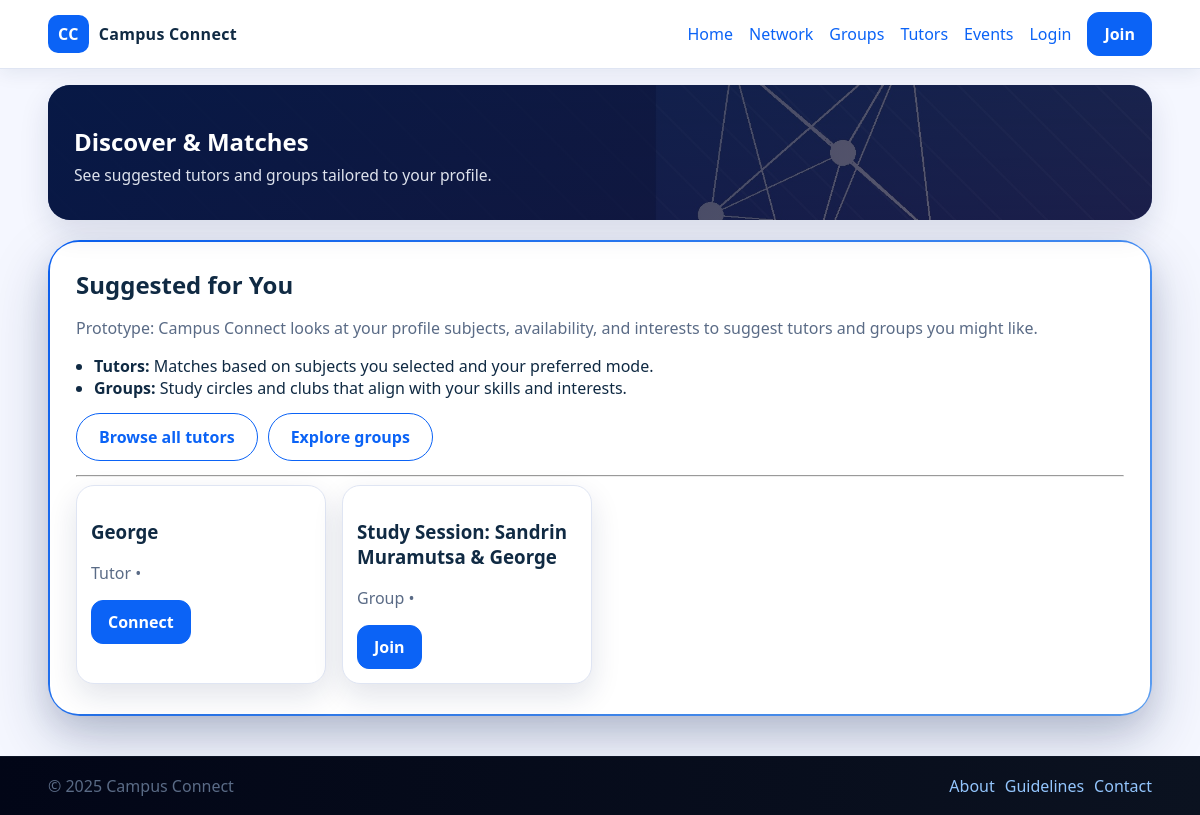
Page /network/ on the committed database.
### api/models.py (models this page shows, shortened)
class Profile(models.Model):
    user = models.OneToOneField(User, on_delete=models.CASCADE)
    phone = models.CharField(max_length=20, blank=True, null=True)
    bio = models.TextField(blank=True, null=True)
    skills = models.CharField(max_length=255, blank=True, null=True)
    is_tutor = models.BooleanField(default=False) # Checkbox: "I want to be a tutor"

class Group(models.Model):
    name = models.CharField(max_length=200)
    focus = models.CharField(max_length=100, help_text="e.g. Computer Science, Math, Design")
    description = models.TextField()
    members = models.ManyToManyField(User, related_name='joined_groups', blank=True)
    created_at = models.DateTimeField(auto_now_add=True)

### api/views.py (the view)
# urls.py: path('network/', views.network, name='network'),
def network(request):
    suggested_tutors = Profile.objects.filter(is_tutor=True).select_related('user')[:3]
    suggested_groups = Group.objects.all()[:3]
    context = {
        'tutors': suggested_tutors,
        'groups': suggested_groups,
    }
    return render(request, 'network.html', context)

### templates/network.html
{% extends 'base.html' %}
{% load static %}
{% block content %}
  <section class="page-title hero-page hero-network">
    <h1>Discover & Matches</h1>
    <p>See suggested tutors and groups tailored to your profile.</p>
  </section>
  <section class="network-shell">
    <div class="card network-panel">
      <h2>Suggested for You</h2>
      <p class="muted">
        Prototype: Campus Connect looks at your profile subjects, availability, and interests
        to suggest tutors and groups you might like.
      </p>
      <ul class="list">
        <li><b>Tutors:</b> Matches based on subjects you selected and your preferred mode.</li>
        <li><b>Groups:</b> Study circles and clubs that align with your skills and interests.</li>
      </ul>
      <div class="row" style="margin-top:10px;margin-bottom:14px;">
        <a class="button outline" href="{% url 'tutors' %}">Browse all tutors</a>
        <a class="button outline" href="{% url 'groups' %}">Explore groups</a>
      </div>
      <hr />
      <div class="grid cards">
        {% for tutor in tutors %}
        <div class="card">
            <h3>{{ tutor.user.first_name|default:tutor.user.username }}</h3>
            <p class="muted">Tutor • {{ tutor.subject }}</p>
            <a href="{% url 'connect_student' tutor.user.id %}" class="button">Connect</a>
        </div>
        {% empty %}
            <p>No new tutor matches found.</p>
        {% endfor %}
        {% for group in groups %}
        <div class="card">
            <h3>{{ group.name }}</h3>
            <p class="muted">Group • {{ group.focus }}</p>
            <a href="{% url 'group_detail' group.id %}" class="button">Join</a>
        </div>
        {% endfor %}
        </div>
    </div>
  </section>
{% endblock %}

### static/styles.css (style rules this page uses)
:root { --bg:#f5f7ff; --text:#102a43; --muted:#5a6b86; --primary:#e50444; --primary-600:#b40637; --ok:#0bd2d6; --warn:#f59f00; --danger:#e03131; --surface:#ffffff; --border:#dfe5f3; --shadow:0 12px 30px rgba(15,35,80,.12); --radius:18px; --pad:14px; }
* { box-sizing:border-box }
html,body { margin:0;padding:0;background:var(--bg);color:var(--text);font-family:system-ui,-apple-system,Segoe UI,Roboto,Ubuntu,'Helvetica Neue',Arial }
a { color:var(--primary);text-decoration:none }
.button { display:inline-block;padding:10px 16px;border-radius:12px;background:var(--primary);color:#fff;border:1px solid var(--primary);cursor:pointer;font-weight:700 }
.button.outline { background:transparent;color:var(--primary);border:1px solid var(--primary) }
.card { background:var(--surface);border:1px solid var(--border);border-radius:var(--radius);padding:var(--pad);box-shadow:var(--shadow) }
.grid { display:grid;gap:16px }
.cards { grid-template-columns:repeat(auto-fill,minmax(240px,1fr)) }
.list { padding-left:18px }
.page-title { padding:10px 0 }
.row { display:flex;gap:10px;align-items:center;flex-wrap:wrap }
:root { --hero-img:url('assets/hero-edublock.jpg'); --brand:#0b63f6; --accent:#ff8a00; }
.button { background: var(--brand); border-color: var(--brand); }
.button.outline { color: var(--brand); border-color: var(--brand); }
a { color: var(--brand); }
body { background:#0f1719; color:var(--text); }
.card { background:#1d1e1e; }
body { background:var(--bg); color:var(--text); }
.home-panels .card, .card { background:#ffffff; }
.hero-page { margin-top:16px; margin-bottom:20px; padding:40px 26px 34px; border-radius:22px; position:relative; overflow:hidden; color:#ffffff; box-shadow:var(--shadow); }
.hero-page::before { content:""; position:absolute; inset:0; background:linear-gradient(120deg, rgba(6,22,66,.90), rgba(20,12,40,.65)); }
.hero-page > * { position:relative; z-index:1; }
.hero-page h1 { margin:0 0 6px; }
.hero-page p { margin:0; max-width:520px; font-size:.98rem; color:rgba(245,248,255,.9); }
.muted { color:var(--muted); }
.network-shell { margin-top:16px; border-radius:32px; padding:2px; background:linear-gradient(135deg,#0b63f6,#60a5fa); box-shadow:0 24px 60px rgba(15,35,80,.22); }
.network-shell .network-panel { border-radius:28px; border:none; padding:26px 26px 30px; }
.network-panel h2 { margin-top:0; margin-bottom:10px; font-size:1.5rem; }
.network-panel .list { margin-top:6px; margin-bottom:14px; }
.network-panel .row { margin-top:10px; margin-bottom:16px; }
.network-panel .button.outline { border-radius:999px; padding:12px 22px; background:#ffffff; box-shadow:0 0 0 rgba(15,35,80,0); transition: transform .16s ease, box-shadow .16s ease, background-color .16s ease, border-color .16s ease, color .16s ease; }
.hero-network { background-image:url("images/bg-network.jpg"); background-size:cover; background-position:center; }

### rows in the picture
Profile: user.first_name "George"
Group: name "Study Session: Sandrin Muramutsa & George"
